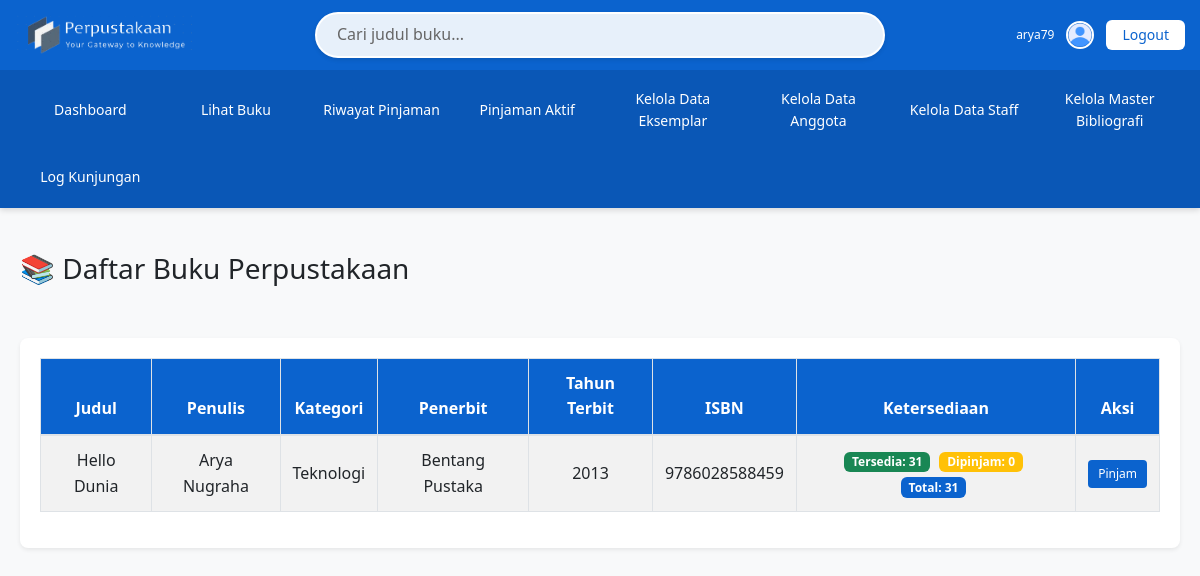
Screenshot of /cari (signed in) with the database file from the repository.
### tables this page shows
CREATE TABLE `buku` (
  `ID_Buku` int(11) NOT NULL,
  `ISBN` varchar(20) DEFAULT NULL,
  `Judul` varchar(200) NOT NULL,
  `Tahun_Terbit` int(11) DEFAULT NULL,
  `ID_Penerbit` int(11) DEFAULT NULL,
  `ID_Kategori` int(11) DEFAULT NULL
);

CREATE TABLE `kategori` (
  `ID_Kategori` int(11) NOT NULL,
  `Nama_Kategori` varchar(100) NOT NULL
);

CREATE TABLE `penerbit` (
  `ID_Penerbit` int(11) NOT NULL,
  `Nama_Penerbit` varchar(100) NOT NULL,
  `Alamat` text DEFAULT NULL
);

### src/Controllers/PencarianController.php (called while the page is built, shortened)
<?php
class PencarianController extends Controller {
    public function index() {
        $query = $_GET['q'] ?? '';
        $bukuModel = new BukuModel();
        $eksemplarModel = new EksemplarModel();
        $searchResults = [];
        if (!empty($query)) {
            $searchResults = $bukuModel->searchWithCompleteDetails($query);
        } else {
            $searchResults = $bukuModel->getAllWithCompleteDetails();
        }
        $inventoryStats = $eksemplarModel->getInventoryStats();
        $processedResults = [];
        foreach ($searchResults as $book) {
            $bookId = $book['ID_Buku'];
            $stats = array_filter($inventoryStats, function($stat) use ($bookId) {
                return $stat['ID_Buku'] == $bookId;
            });
            if (!empty($stats)) {
                $stat = reset($stats);
                $book['total_inventory'] = $stat['total'];
                $book['available_inventory'] = $stat['available'];
                $book['borrowed_inventory'] = $stat['borrowed'];
            } else {
                $book['total_inventory'] = 0;
                $book['available_inventory'] = 0;
                $book['borrowed_inventory'] = 0;
            }
            $processedResults[] = $book;
        }
        $this->render('pencarian/index', [
            'title' => 'Daftar Buku - Sistem Perpustakaan',
            'query' => $query,
            'searchResults' => $processedResults
        ]);
    }
}

### public/index.php (called while the page is built, shortened)
<?php
$app = new App();
$app->run();

### src/Config/Database.php (called while the page is built, shortened)
<?php
class Database {
    private static $host = 'sql309.infinityfree.com';
    private static $databaseName = 'if0_40428442_perpustakaan';
    private static $username = 'if0_40428442';
    private static $password = 'rY2VzNp5fGuOE';
    public static function getHost() {
        return self::$host;
    }
    public static function getDatabaseName() {
        return self::$databaseName;
    }
    public static function getUsername() {
        return self::$username;
    }
    public static function getPassword() {
        return self::$password;
    }
}
?>

### src/Core/Model.php (called while the page is built, shortened)
<?php
class Model {
    public function __construct() {
        $host = Database::getHost();
        $dbname = Database::getDatabaseName();
        $username = Database::getUsername();
        $password = Database::getPassword();
        try {
            $options = [
                \PDO::ATTR_ERRMODE => \PDO::ERRMODE_EXCEPTION,
                \PDO::ATTR_DEFAULT_FETCH_MODE => \PDO::FETCH_ASSOC,
                \PDO::ATTR_EMULATE_PREPARES => false,
                \PDO::MYSQL_ATTR_INIT_COMMAND => "SET NAMES utf8",
                \PDO::ATTR_TIMEOUT => 30,
            ];
            $this->db = new \PDO("mysql:host=$host;dbname=$dbname;charset=utf8mb4", $username, $password, $options);
        } catch (\PDOException $e) {
            error_log("Database connection failed: " . $e->getMessage());
            if (defined('DEBUG') && DEBUG) {
                throw new \Exception("Database connection failed: " . $e->getMessage());
            } else {
                throw new \Exception("Unable to connect to the database. Please check the configuration.");
            }
        }
    }
}

### src/Models/BukuModel.php (called while the page is built, shortened)
<?php
class BukuModel extends Model {
    private $table = 'buku';
    public function getAllWithCompleteDetails() {
        try {
            $sql = "SELECT
                        b.*,
                        k.Nama_Kategori,
                        p.Nama_Penerbit,
                        GROUP_CONCAT(pg.Nama_Pengarang SEPARATOR ', ') as Nama_Pengarang
                    FROM {$this->table} b
                    LEFT JOIN kategori k ON b.ID_Kategori = k.ID_Kategori
                    LEFT JOIN penerbit p ON b.ID_Penerbit = p.ID_Penerbit
                    LEFT JOIN penulisan pn ON b.ID_Buku = pn.ID_Buku
                    LEFT JOIN pengarang pg ON pn.ID_Pengarang = pg.ID_Pengarang
                    GROUP BY b.ID_Buku
                    ORDER BY b.Judul";
            $stmt = $this->db->prepare($sql);
            $stmt->execute();
            return $stmt->fetchAll(\PDO::FETCH_ASSOC);
        } catch (\PDOException $e) {
            return [];
        }
    }
}

### src/Views/pencarian/index.php (the view, shortened to what this page needs)
<?php
function highlightSearchTerms($text, $searchTerm) {
    if (empty($searchTerm)) {
        return htmlspecialchars($text);
    }
    $escapedTerm = preg_quote($searchTerm, '/');
    return preg_replace(
        '/(' . $escapedTerm . ')/i',
        '<mark class="bg-warning">$1</mark>',
        htmlspecialchars($text)
    );
}
?>
<div class="container mt-4">
    <?php if (isset($query) && !empty($query)): ?>
        <h3>📑 Hasil Pencarian untuk "<?php echo htmlspecialchars($query ?? ''); ?>"</h3>
    <?php else: ?>
        <h3>📚 Daftar Buku Perpustakaan</h3>
    <?php endif; ?>
    <div class="card mt-4">
        <div class="card-body">
            <div class="table-responsive">
                <table class="table table-striped table-bordered">
                    <thead class="table-primary">
                        <tr>
                            <th>Judul</th>
                            <th>Penulis</th>
                            <th>Kategori</th>
                            <th>Penerbit</th>
                            <th>Tahun Terbit</th>
                            <th>ISBN</th>
                            <th>Ketersediaan</th>
                            <th>Aksi</th>
                        </tr>
                    </thead>
                    <tbody>
                        <?php if (isset($searchResults) && is_array($searchResults) && count($searchResults) > 0): ?>
                            <?php foreach ($searchResults as $book): ?>
                                <tr>
                                    <td><?php echo highlightSearchTerms($book['Judul'] ?? '', $query ?? ''); ?></td>
                                    <td><?php echo htmlspecialchars($book['Nama_Pengarang'] ?? ''); ?></td>
                                    <td><?php echo htmlspecialchars($book['Nama_Kategori'] ?? ''); ?></td>
                                    <td><?php echo htmlspecialchars($book['Nama_Penerbit'] ?? ''); ?></td>
                                    <td><?php echo htmlspecialchars($book['Tahun_Terbit'] ?? ''); ?></td>
                                    <td><?php echo htmlspecialchars($book['ISBN'] ?? ''); ?></td>
                                    <td>
                                        <?php if (isset($book['available_inventory'])): ?>
                                            <span class="badge bg-success">Tersedia: <?php echo $book['available_inventory']; ?></span>
                                            <span class="badge bg-warning">Dipinjam: <?php echo $book['borrowed_inventory']; ?></span>
                                            <span class="badge bg-primary">Total: <?php echo $book['total_inventory']; ?></span>
                                        <?php else: ?>
                                            <span class="badge bg-secondary">Data tidak tersedia</span>
                                        <?php endif; ?>
                                    </td>
                                    <td>
                                        <?php if (isset($book['available_inventory']) && $book['available_inventory'] > 0): ?>
                                            <a href="/pinjaman/pinjam?book_id=<?php echo htmlspecialchars($book['ID_Buku'] ?? ''); ?>" class="btn btn-primary btn-sm">Pinjam</a>
                                        <?php else: ?>
                                            <button class="btn btn-secondary btn-sm" disabled>Tidak Tersedia</button>
                                        <?php endif; ?>
                                    </td>
                                </tr>
                            <?php endforeach; ?>
                        <?php endif; ?>
                    </tbody>
                </table>
            </div>
        </div>
    </div>
</div>
<?php
include __DIR__ . '/../layouts/master.php';
?>

### public/assets/style.css (style rules this page uses)
* { margin: 0; padding: 0; box-sizing: border-box; }
body { font-family: 'Segoe UI', Tahoma, Geneva, Verdana, sans-serif; background-color: #f8f9fa; color: #333; line-height: 1.6; }
.container { max-width: 1200px; margin: 0 auto; padding: 20px; display: grid; grid-template-columns: 1fr; gap: 20px; }
.card { border: none; border-radius: 8px; box-shadow: 0 0.125rem 0.25rem rgba(0, 0, 0, 0.075); margin-bottom: 20px; background-color: #fff; display: grid; grid-template-rows: auto 1fr; }
.card-body { padding: 20px; display: grid; gap: 15px; }
.btn { border-radius: 4px; padding: 8px 16px; font-size: 14px; font-weight: 500; transition: all 0.2s ease-in-out; border: none; display: inline-grid; place-items: center; text-align: center; }
.btn-primary { background-color: #0b63ce; color: white; }
.btn-sm { padding: 5px 10px; font-size: 12px; }
.table { width: 100%; margin-bottom: 1rem; color: #212529; background-color: transparent; border: 1px solid #dee2e6; display: table; }
.table th, .table td { padding: 12px; vertical-align: top; border: 1px solid #dee2e6; text-align: center; vertical-align: middle; }
.table thead th { vertical-align: bottom; border-bottom: 2px solid #dee2e6; background-color: #0b63ce; color: white; font-weight: 600; text-align: center; }
.table-primary th { color: white; }
.table-striped tbody tr:nth-of-type(odd) { background-color: rgba(0, 0, 0, 0.05); }
.table-bordered { border: 1px solid #dee2e6; }
.table-bordered th, .table-bordered td { border: 1px solid #dee2e6; }
.table-responsive { display: block; width: 100%; overflow-x: auto; -webkit-overflow-scrolling: touch; }
h1, h2, h3, h4, h5, h6 { margin-bottom: 0.5rem; font-weight: 500; line-height: 1.2; color: #212529; }
h3 { font-size: 1.75rem; }
.mt-4 { margin-top: 1.5rem; }
.bg-primary { background-color: #0b63ce !important; }
.badge { display: inline-block; padding: 0.35em 0.65em; font-size: 75%; font-weight: 700; line-height: 1; text-align: center; white-space: nowrap; vertical-align: baseline; border-radius: 0.375rem; margin-right: 5px; }
@media (min-width: 1200px) { .container { max-width: 1400px; } }

### rows the page displays
buku: Judul "Hello Dunia", Nama_Pengarang "Arya Nugraha", ID_Kategori.Nama_Kategori "Teknologi", ID_Penerbit.Nama_Penerbit "Bentang Pustaka", Tahun_Terbit "2013", ISBN "9786028588459", available_inventory "31", borrowed_inventory "0", total_inventory "31"

### other values shown
$username "arya79"
